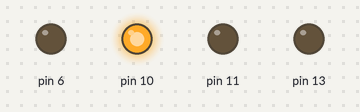
A sketch run on a simulated Arduino Uno, built for the host (arithmetic inside an expression is 32-bit, double 64-bit). Parts: output pins drawn as LEDs (lit = HIGH).

Above: at 1.15 s.
Timing chart, 0 to 4.1 s (numbered marks = the images above):
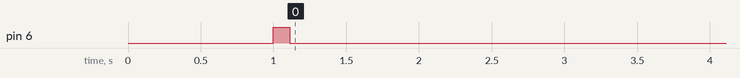

The sketch:

sportOSDv2.ino
```cpp
/*
  //------------------------------------------------------------------------
  #define MEMCHECK   // to enable memory checking.
  #if 1
  __asm volatile ("nop");
  #endif
  #ifdef MEMCHECK
  extern uint8_t _end;  //end of program variables
  extern uint8_t __stack; //start of stack (highest RAM address)

  void PaintStack(void) __attribute__ ((naked)) __attribute__ ((section (".init1")));    //Make sure this is executed at the first time

  void PaintStack(void)
  {
  //using asm since compiller could not be trusted here
  __asm volatile ("    ldi r30,lo8(_end)\n"
                  "    ldi r31,hi8(_end)\n"
                  "    ldi r24,lo8(0xa5)\n" // Paint color = 0xa5
                  "    ldi r25,hi8(__stack)\n"
                  "    rjmp .cmp\n"
                  ".loop:\n"
                  "    st Z+,r24\n"
                  ".cmp:\n"
                  "    cpi r30,lo8(__stack)\n"
                  "    cpc r31,r25\n"
                  "    brlo .loop\n"
                  "    breq .loop"::);
  }

  uint16_t UntouchedStack(void)
  {
  const uint8_t *ptr = &_end;
  uint16_t       count = 0;

  while (*ptr == 0xa5 && ptr <= &__stack)
  {
    ptr++; count++;
  }

  return count;
  }
  #endif

  // Frequently used expressions
  #define PGMSTR(p) (char *)pgm_read_word(p)
*/

//------------------------------------------------------------------------
#include <avr/pgmspace.h>
#undef PROGMEM
#define PROGMEM __attribute__(( section(".progmem.data") ))
#include <EEPROM.h>
#include <util/atomic.h> // For ATOMIC_BLOCK
#include "Config.h"
#include "Def.h"
#include "symbols.h"
#include "GlobalVariables.h"
#include "math.h"

char screen[480];          // Main screen ram for MAX7456
char screenBuffer[20];

void setup() {
  MAX7456SETHARDWAREPORTS
  delay(1000);
  MAX7456Setup();
}


void loop() {
  displayAmperage();
  displayWatt();
  MAX7456_DrawScreen();
}  // End of main loop
```

Def.h
```cpp
#ifdef NOCONTROLLER
  #define MENU_STAT  0           //STATISTICS
  #define MAXPAGE MENU_STAT
#endif


    #define MAX7456ENABLE    PORTD&=B10111111;
    #define MAX7456DISABLE   PORTD|=B01000000;
    #define MAX7456SETHARDWAREPORTS  DDRB|=B00101100;DDRB&=B11101111;DDRD|=B01000000;DDRD&=B11111011;
    #define MAX7456HWRESET   PORTB&=B11111011;delay(100);PORTB|=B00000100;

  #define INFO_CONTROLLER 20


#ifdef MINIMOSD
  #define INFO_HARDWARE 1
#endif
#ifdef MICROMINIMOSD
  #define INFO_HARDWARE 2
#endif


  #define INFO_AIRCRAFT 2
```

GlobalVariables.h
```cpp
#define POS_MASK        0x01FF
#define PAL_MASK        0x0003
#define PAL_SHFT             9
#define DISPLAY_MASK    0xC000
#define DISPLAY_ALWAYS  0xC000
#define DISPLAY_NEVER   0x0000
#define DISPLAY_COND    0x4000
#define DISPLAY_MIN_OFF     0x8000

#define POS(pos, pal_off, disp)  (((pos)&POS_MASK)|((pal_off)<<PAL_SHFT)|(disp))
#if defined SHIFTDOWN
#define TOPSHIFT        LINE
#else
#define TOPSHIFT        0
#endif

#define MPH 1
#define KMH 0
#define METRIC 0
#define IMPERIAL 1

#define lo_speed_cycle  100
#define sync_speed_cycle  33

#define CALIBRATION_DELAY 10       // Calibration timeouts
#define EEPROM_WRITE_DELAY 5       // Calibration timeouts


#define LINE      30
#define LINE01    0
#define LINE02    30
#define LINE03    60
#define LINE04    90
#define LINE05    120
#define LINE06    150
#define LINE07    180
#define LINE08    210
#define LINE09    240
#define LINE10    270
#define LINE11    300
#define LINE12    330
#define LINE13    360
#define LINE14    390
#define LINE15    420
#define LINE16    450


//General use variables
struct  __timer {
  uint8_t  tenthSec;
  uint8_t  halfSec;
  uint8_t  Blink2hz;                          // This is turing on and off at 2hz
  uint8_t  Blink10hz;                         // This is turing on and off at 10hz
  uint16_t lastCallSign;                      // Callsign_timer
  uint8_t  rssiTimer;
//  uint8_t accCalibrationTimer;
  uint8_t  magCalibrationTimer;
  uint32_t fwAltitudeTimer;
  uint32_t seconds;
  uint8_t  MSP_active;
  uint8_t  GPS_active;
  uint8_t  GUI_active;
  uint8_t  GPS_initdelay;
  uint16_t  loopcount;
  uint16_t  packetcount;
  uint16_t  serialrxrate;
  uint32_t alarms;                            // Alarm length timer
}
timer;

struct __flags {
  uint8_t ident;
  uint8_t box;
  uint8_t reset;
  uint8_t signaltype;
}
flags;

struct __cfg {
    uint8_t  fw_althold_dir;
    uint16_t fw_gps_maxcorr;                    // Degrees banking Allowed by GPS.
    int16_t  fw_gps_rudder;                     // Maximum input of Rudder Allowed by GPS.
    int16_t  fw_gps_maxclimb;                   // Degrees climbing . To much can stall the plane.
    int16_t  fw_gps_maxdive;                    // Degrees Diving . To much can overspeed the plane.
    uint16_t fw_climb_throttle;                 // Max allowed throttle in GPS modes.
    uint16_t fw_cruise_throttle;                // Throttle to set for cruisespeed.
    uint16_t fw_idle_throttle;                  // Lowest throttleValue during Descend
    uint16_t fw_scaler_throttle;                // Adjust to Match Power/Weight ratio of your model
    uint8_t  fw_roll_comp;                      // Adds Elevator Based on Roll Angle
    uint8_t  fw_rth_alt;                        // Min Altitude to keep during RTH. (Max 200m)
}
cfg;

struct __cfgpa {
  uint16_t rollPitchItermIgnoreRate;
  uint16_t yawItermIgnoreRate;
  uint16_t yaw_p_limit;
  uint8_t  t0;
  uint8_t  vbatPidCompensation;
  uint8_t  ptermSRateWeight;
  uint8_t  dtermSetpointWeight;
  uint8_t  t1;
  uint8_t  t2;
  uint8_t  itermThrottleGain;
  uint16_t rateAccelLimit;
  uint16_t yawRateAccelLimit;
}
cfgpa;


uint16_t debug[4];   // int32_t ?...
int8_t menudir;
unsigned int allSec=0;
unsigned int menuSec=0;
uint8_t armedtimer=30;
uint16_t debugerror;
uint16_t debugval=0;
uint16_t cell_data[6]={0,0,0,0,0,0};
uint16_t cycleTime;
uint16_t I2CError;
uint8_t oldROW=0;
uint8_t cells=0;
uint8_t rcswitch_ch=8;
int8_t PulseType = 0; //0 PWM 1 PPM
uint16_t pwmval1=0;
uint16_t pwmval2=0;
uint8_t debugtext=0;
uint8_t MSP_home_set=0;
#if defined CORRECT_MSP_BF1
  uint8_t bfconfig[25];
#endif


// Config status and cursor location
uint8_t screenlayout=0;
uint8_t oldscreenlayout=0;
uint8_t ROW=10;
uint8_t COL=3;
int8_t configPage=1;
int8_t previousconfigPage=1;
uint8_t configMode=0;
uint8_t fontMode = 0;
uint8_t fontData[54];
uint8_t nextCharToRequest;
uint8_t lastCharToRequest;
uint8_t retransmitQueue;

uint16_t eeaddress = 0;
uint8_t eedata = 0;
uint8_t settingsMode=0;
uint32_t MSP_OSD_timer=0;
uint16_t framerate = 0;
uint16_t packetrate = 0;
uint16_t serialrxrate = 0;


const char signaltext0[]  PROGMEM = "NTSC";
const char signaltext1[]  PROGMEM = "PAL";
```

Max7456.ino
```cpp
#include "bitarray.h"

#if defined WHITEBRIGHTNESS | defined BLACKBRIGHTNESS
  #ifndef WHITEBRIGHTNESS
    #define WHITEBRIGHTNESS 0x01
  #endif
  #ifndef BLACKBRIGHTNESS
    #define BLACKBRIGHTNESS 0x00
  #endif
  #define BWBRIGHTNESS ((BLACKBRIGHTNESS << 2) | WHITEBRIGHTNESS)
#endif

// video mode register 0 bits
#define VIDEO_BUFFER_DISABLE 0x01
//#define MAX7456_RESET 0x02
#define VERTICAL_SYNC_NEXT_VSYNC 0x04
#define OSD_ENABLE 0x08
#define SYNC_MODE_AUTO 0x00
#define SYNC_MODE_INTERNAL 0x30
#define SYNC_MODE_EXTERNAL 0x20
#define VIDEO_MODE_PAL 0x40
#define VIDEO_MODE_NTSC 0x00

// video mode register 1 bits


// duty cycle is on_off
#define BLINK_DUTY_CYCLE_50_50 0x00
#define BLINK_DUTY_CYCLE_33_66 0x01
#define BLINK_DUTY_CYCLE_25_75 0x02
#define BLINK_DUTY_CYCLE_75_25 0x03

// blinking time
#define BLINK_TIME_0 0x00
#define BLINK_TIME_1 0x04
#define BLINK_TIME_2 0x08
#define BLINK_TIME_3 0x0C

// background mode brightness (percent)
#define BACKGROUND_BRIGHTNESS_0 0x00
#define BACKGROUND_BRIGHTNESS_7 0x01
#define BACKGROUND_BRIGHTNESS_14 0x02
#define BACKGROUND_BRIGHTNESS_21 0x03
#define BACKGROUND_BRIGHTNESS_28 0x04
#define BACKGROUND_BRIGHTNESS_35 0x05
#define BACKGROUND_BRIGHTNESS_42 0x06
#define BACKGROUND_BRIGHTNESS_49 0x07

#define BACKGROUND_MODE_GRAY 0x40

//MAX7456 commands
#define CLEAR_display 0x04
#define CLEAR_display_vert 0x06
#define END_string 0xff


#define MAX7456ADD_VM0          0x00  //0b0011100// 00 // 00             ,0011100
#define MAX7456ADD_VM1          0x01
#define MAX7456ADD_HOS          0x02
#define MAX7456ADD_VOS          0x03
#define MAX7456ADD_DMM          0x04
#define MAX7456ADD_DMAH         0x05
#define MAX7456ADD_DMAL         0x06
#define MAX7456ADD_DMDI         0x07
#define MAX7456ADD_CMM          0x08
#define MAX7456ADD_CMAH         0x09
#define MAX7456ADD_CMAL         0x0a
#define MAX7456ADD_CMDI         0x0b
#define MAX7456ADD_OSDM         0x0c
#define MAX7456ADD_RB0          0x10
#define MAX7456ADD_RB1          0x11
#define MAX7456ADD_RB2          0x12
#define MAX7456ADD_RB3          0x13
#define MAX7456ADD_RB4          0x14
#define MAX7456ADD_RB5          0x15
#define MAX7456ADD_RB6          0x16
#define MAX7456ADD_RB7          0x17
#define MAX7456ADD_RB8          0x18
#define MAX7456ADD_RB9          0x19
#define MAX7456ADD_RB10         0x1a
#define MAX7456ADD_RB11         0x1b
#define MAX7456ADD_RB12         0x1c
#define MAX7456ADD_RB13         0x1d
#define MAX7456ADD_RB14         0x1e
#define MAX7456ADD_RB15         0x1f
#define MAX7456ADD_OSDBL        0x6c
#define MAX7456ADD_STAT         0xA0

// Selectable by video mode
//uint8_t ENABLE_display;
//uint8_t ENABLE_display_vert;
//uint8_t DISABLE_display;
uint16_t MAX_screen_size;

// Goods for tidiness
#define VIDEO_MODE VIDEO_MODE_PAL

uint8_t detectedCamType = 0;

//////////////////////////////////////////////////////////////
uint8_t spi_transfer(uint8_t data)
{
  SPDR = data;                    // Start the transmission
  while (!(SPSR & (1<<SPIF)))     // Wait the end of the transmission
    ;
  return SPDR;                    // return the received byte
}

// ============================================================   WRITE TO SCREEN

#ifdef MAX_SOFTRESET
/*
 * Try to bring the MAX to known state.
 * Three consequtive 0xFF writes seems to take the MAX out of
 * any intermediate state (reg-data & auto increment mode).
 */
void MAX7456SoftReset(void)
{
  uint8_t rval;

  MAX7456ENABLE;

  spi_transfer(MAX7456ADD_STAT);
  rval = spi_transfer(0xFF);

  if (rval & 7)
    return;

  // The magic triplet
  spi_transfer(0xFF);
  spi_transfer(0xFF);
  spi_transfer(0xFF);

  spi_transfer(MAX7456ADD_STAT);
  rval = spi_transfer(0xFF);

  if ((rval & 7) == 0) {
    // Should alert...
    // Serial.println("\r\nFailed to synchronize with MAX");
    delay(1000);
  }

  // Issue software reset
  MAX7456_Send(MAX7456ADD_VM0, (1 << 1));
  MAX7456DISABLE;
}
#endif

void MAX7456Setup(void)
{
  uint8_t MAX7456_reset=0x0C;
  uint8_t MAX_screen_rows;

  MAX7456DISABLE

  MAX7456HWRESET

  // SPCR = 01010000
  //interrupt disabled,spi enabled,msb 1st,master,clk low when idle,
  //sample on leading edge of clk,system clock/4 rate (4 meg)
  //SPI2X will double the rate (8 meg)

  SPCR = (1<<SPE)|(1<<MSTR);
  SPSR = (1<<SPI2X);
  uint8_t spi_junk;
  spi_junk=SPSR;
  spi_junk=SPDR;
  delay(10);

#ifdef MAX_SOFTRESET
  MAX7456SoftReset();
#endif

  MAX7456ENABLE

  // PAL
    MAX7456_reset = 0x4C;
    MAX_screen_size = 480;
    MAX_screen_rows = 16;


  // Set up the Max chip. Enable display + set standard.
  MAX7456_Send(MAX7456ADD_VM0, MAX7456_reset);

#ifdef FASTPIXEL // force fast pixel timing helps with ghosting for some cams
  MAX7456_Send(MAX7456ADD_OSDM, 0x00);
#endif

#ifdef BWBRIGHTNESS // change charactor black/white level brightess from default
  uint8_t x;
  for(x = 0; x < MAX_screen_rows; x++) {
    MAX7456_Send(MAX7456ADD_RB0+x, BWBRIGHTNESS);
  }
#endif
  MAX7456DISABLE

# ifdef USE_VSYNC
  ATOMIC_BLOCK(ATOMIC_RESTORESTATE) {
    EIMSK |= (1 << INT0);  // enable interuppt
    EICRA |= (1 << ISC01); // interrupt at the falling edge
  }
#endif

}

// Copy string from ram into screen buffer


void MAX7456_WriteString(const char *string, int addr)
{
  char *screenp = &screen[addr];
  while (*string) {
    *screenp++ = *string++;
  }
}

// Copy string from progmem into the screen buffer
void MAX7456_WriteString_P(const char *string, int Adresse)
{
  char c;
  char *screenp = &screen[Adresse];
  while((c = (char)pgm_read_byte(string++)) != 0)
    *screenp++ = c;
}

#ifdef USE_VSYNC
volatile unsigned char vsync_wait = 0;

ISR(INT0_vect) {
    vsync_wait = 0;
}

void MAX7456_WaitVSYNC(void)
{
  uint32_t vsync_timer = 40 + millis();

  vsync_wait = 1;

  while (vsync_wait) {
    if (millis() > vsync_timer){
      vsync_wait=0;
    }
  }
}
#endif

void MAX7456_DrawScreen()
{
  uint16_t xx;

  MAX7456ENABLE;

  MAX7456_Send(MAX7456ADD_DMAH, 0);
  MAX7456_Send(MAX7456ADD_DMAL, 0);
  MAX7456_Send(MAX7456ADD_DMM, 1);

#ifdef USE_VSYNC
  MAX7456_WaitVSYNC();
#endif

  for(xx = 0; xx < MAX_screen_size; ++xx) {
#ifdef USE_VSYNC
    // We don't actually need this?
    if (xx == 240)
        MAX7456_WaitVSYNC(); // Don't need this?
#endif

#ifdef INVERTED_CHAR_SUPPORT
    bool invActive = false;
    if (!invActive && bitISSET(screenAttr, xx)) {
      MAX7456_Send(MAX7456ADD_DMM, 1|(1<<3));
      invActive = true;
    } else if (invActive && bitISCLR(screenAttr, xx)) {
      MAX7456_Send(MAX7456ADD_DMM, 1);
      invActive = false;
    }
#endif

    MAX7456_Send(MAX7456ADD_DMDI, screen[xx]);

#ifdef CANVAS_SUPPORT
    if (!canvasMode) // Don't erase in canvas mode
#endif
    {
      screen[xx] = ' ';
    #ifdef INVERTED_CHAR_SUPPORT
      bitCLR(screenAttr, xx);
    #endif
    }
  }

  MAX7456_Send(MAX7456ADD_DMDI, END_string);
  MAX7456_Send(MAX7456ADD_DMM, 0);

  MAX7456DISABLE;
}

void MAX7456_Send(uint8_t add, uint8_t data)
{
  spi_transfer(add);
  spi_transfer(data);
}

//MAX7456 commands

#define WRITE_TO_MAX7456
#define NVM_ram_size 54

#define CLEAR_display 0x04
#define CLEAR_display_vert 0x06
#define END_string 0xff
#define WRITE_nvr 0xa0
// with NTSC
#define ENABLE_display 0x08
#define ENABLE_display_vert 0x0c
//#define MAX7456_reset 0x02
#define DISABLE_display 0x00
#define STATUS_reg_nvr_busy 0x20

void write_NVM(uint8_t char_address)
{
#ifdef WRITE_TO_MAX7456
  // disable display
  MAX7456ENABLE
  MAX7456_Send(MAX7456ADD_VM0, VIDEO_MODE);

  MAX7456_Send(MAX7456ADD_CMAH, char_address); // set start address high

  for(uint8_t x = 0; x < NVM_ram_size; x++) // write out 54 bytes of character to shadow ram
  {
    MAX7456_Send(MAX7456ADD_CMAL, x); // set start address low
    MAX7456_Send(MAX7456ADD_CMDI, fontData[x]);
  }

  // transfer 54 bytes from shadow ram to NVM
  MAX7456_Send(MAX7456ADD_CMM, WRITE_nvr);

  // wait until bit 5 in the status register returns to 0 (12ms)
  while ((spi_transfer(MAX7456ADD_STAT) & STATUS_reg_nvr_busy) != 0x00);

  MAX7456_Send(MAX7456ADD_VM0, OSD_ENABLE|VERTICAL_SYNC_NEXT_VSYNC|VIDEO_MODE); // turn on screen next vertical
  MAX7456DISABLE
  delay(20);
#else
  delay(12);
#endif
}

#if defined(AUTOCAM) || defined(MAXSTALLDETECT)
void MAX7456CheckStatus(void){
  uint8_t srdata;
  MAX7456ENABLE

#ifdef AUTOCAM
  spi_transfer(MAX7456ADD_STAT);
  srdata = spi_transfer(0xFF);
  srdata &= B00000011;
  if (detectedCamType != srdata) {
    MAX7456Setup();
    return;
  }
#endif

#ifdef MAXSTALLDETECT
  spi_transfer(0x80);
  srdata = spi_transfer(0xFF);

  if ((B00001000 & srdata) == 0)
    MAX7456Setup();
#endif
}
#endif

#if defined LOADFONT_DEFAULT || defined LOADFONT_LARGE || defined LOADFONT_BOLD
void displayFont()
{
  for(uint8_t x = 0; x < 255; x++) {
    screen[90+x] = x;
  }
}

void updateFont()
{
  for(uint8_t x = 0; x < 255; x++){
    for(uint8_t i = 0; i < 54; i++){
      fontData[i] = (uint8_t)pgm_read_byte(fontdata+(64*x)+i);
    }
    write_NVM(x);
    ledstatus=!ledstatus;
    if (ledstatus==true){
      digitalWrite(LEDPIN,HIGH);
    }
    else{
      digitalWrite(LEDPIN,LOW);
    }
    delay(20); // Shouldn't be needed due to status reg wait.
  }
}
#endif
```

Screen.ino
```cpp
uint16_t getPosition(uint16_t pos) {
  return pos & POS_MASK;
}

void displayAmperage(void)
{
  uint16_t amperage = 8;
  ItoaPadded(amperage, screenBuffer, 5, 4);     // 999.9 ampere max!
  screenBuffer[5] = SYM_AMP;
  screenBuffer[6] = SYM_ARROW_SOUTH;
  MAX7456_WriteString(screenBuffer, getPosition(100));
}


void displayWatt(void) {
  uint16_t WhrPosition = 90;
  uint16_t watts = 123;
  ItoaPadded(watts, screenBuffer + 1 , 5, 5);
  screenBuffer[0] = SYM_BLANK;
  screenBuffer[5] = SYM_WATT;
  screenBuffer[6] = 0;
  MAX7456_WriteString(screenBuffer, WhrPosition);
}


char *ItoaPadded(int val, char *str, uint8_t bytes, uint8_t decimalpos)  {
  // Val to convert
  // Return String
  // Length
  // Decimal position
  uint8_t neg = 0;
  if (val < 0) {
    neg = 1;
    val = -val;
  }

  str[bytes] = 0;
  for (;;) {
    if (bytes == decimalpos) {
      str[--bytes] = DECIMAL;
      decimalpos = 0;
    }
    str[--bytes] = '0' + (val % 10);
    val = val / 10;
    if (bytes == 0 || (decimalpos == 0 && val == 0))
      break;
  }

  if (neg && bytes > 0)
    str[--bytes] = '-';

  while (bytes != 0)
    str[--bytes] = ' ';
  return str;
}

char *ItoaUnPadded(int val, char *str, uint8_t bytes, uint8_t decimalpos)  {
  // Val to convert
  // Return String
  // Length
  // Decimal position
  uint8_t neg = 0;
  if (val < 0) {
    neg = 1;
    val = -val;
  }

  str[bytes] = 0;
  for (;;) {
    if (bytes == decimalpos) {
      str[--bytes] = DECIMAL;
      decimalpos = 0;
    }
    str[--bytes] = '0' + (val % 10);
    val = val / 10;
    if (bytes == 0 || (decimalpos == 0 && val == 0))
      break;
  }

  if (neg && bytes > 0)
    str[--bytes] = '-';

  while (bytes != 0)
    str[--bytes] = ' ';
  return str;
}
```

bitarray.h
```cpp
#define bitISSET(bits, off) (bits[(off)/8] & (1 << ((off) % 8)))
#define bitISCLR(bits, off) (!bitISSET(bits, off))
#define bitCLR(bits, off) { bits[(off)/8] &= ~(1 << ((off) % 8)); }
#define bitSET(bits, off) { bits[(off)/8] |= ~(1 << ((off) % 8)); }
```

Config.h
```cpp
#define MINIMOSD
//#define MICROMINIMOSD

#define NOCONTROLLER
#define FIXEDWING
#define DECIMAL '.'
#define USE_VSYNC   // Removes sparklies as updates screen during blanking time period.
```

Source omitted: symbols.h (4266 bytes)

Measured:
- by itself, pin 6: HIGH → LOW at 1.1 s
